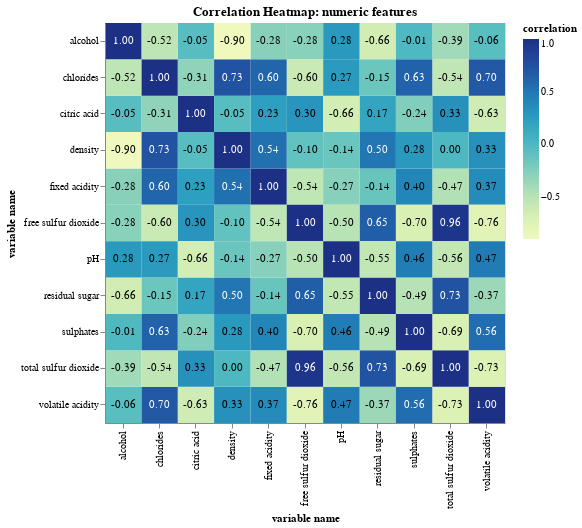

The cell this chart's notebook holds for it:
### Code cell
from cor_matrix_plot import cor_matrix_plot
corr_plot = cor_matrix_plot(corr_data)
corr_plot.save('../results/figures/correlation_matrix_heatmap.png')
corr_plot

### Figure 1 — Vega-Lite specification as saved in the notebook (floating-point values rounded to 4 significant figures)
{"config": {"view": {"continuousWidth": 300, "continuousHeight": 300}}, "layer": [{"mark": {"type": "rect"}, "encoding": {"color": {"field": "correlation", "type": "quantitative"}, "x": {"field": "level_1", "title": "variable name", "type": "ordinal"}, "y": {"field": "level_0", "title": "variable name", "type": "ordinal"}}}, {"mark": {"type": "text"}, "encoding": {"color": {"condition": {"test": "(datum.correlation > 0.5)", "value": "white"}, "value": "black"}, "text": {"field": "correlation_text", "type": "nominal"}, "x": {"field": "level_1", "title": "variable name", "type": "ordinal"}, "y": {"field": "level_0", "title": "variable name", "type": "ordinal"}}}], "data": {"name": "data-6a5c83662d383b0962bf98d3aa0a8802"}, "height": 400, "title": "Correlation Heatmap: numeric features", "width": 400, "$schema": "https://vega.github.io/schema/vega-lite/v5.15.1.json", "datasets": {"data-6a5c83662d383b0962bf98d3aa0a8802": [{"level_0": "fixed acidity", "level_1": "fixed acidity", "correlation": 1.0, "correlation_text": "1.00"}, {"level_0": "fixed acidity", "level_1": "volatile acidity", "correlation": 0.3668, "correlation_text": "0.37"}, {"level_0": "fixed acidity", "level_1": "citric acid", "correlation": 0.2315, "correlation_text": "0.23"}, {"level_0": "fixed acidity", "level_1": "residual sugar", "correlation": -0.1377, "correlation_text": "-0.14"}, {"level_0": "fixed acidity", "level_1": "chlorides", "correlation": 0.6012, "correlation_text": "0.60"}, {"level_0": "fixed acidity", "level_1": "free sulfur dioxide", "correlation": -0.5369, "correlation_text": "-0.54"}, {"level_0": "fixed acidity", "level_1": "total sulfur dioxide", "correlation": -0.4712, "correlation_text": "-0.47"}, {"level_0": "fixed acidity", "level_1": "density", "correlation": 0.5384, "correlation_text": "0.54"}, {"level_0": "fixed acidity", "level_1": "pH", "correlation": -0.2735, "correlation_text": "-0.27"}, {"level_0": "fixed acidity", "level_1": "sulphates", "correlation": 0.4045, "correlation_text": "0.40"}, {"level_0": "fixed acidity", "level_1": "alcohol", "correlation": -0.2777, "correlation_text": "-0.28"}, {"level_0": "volatile acidity", "level_1": "fixed acidity", "correlation": 0.3668, "correlation_text": "0.37"}, {"level_0": "volatile acidity", "level_1": "volatile acidity", "correlation": 1.0, "correlation_text": "1.00"}, {"level_0": "volatile acidity", "level_1": "citric acid", "correlation": -0.6299, "correlation_text": "-0.63"}, {"level_0": "volatile acidity", "level_1": "residual sugar", "correlation": -0.3663, "correlation_text": "-0.37"}, {"level_0": "volatile acidity", "level_1": "chlorides", "correlation": 0.6968, "correlation_text": "0.70"}, {"level_0": "volatile acidity", "level_1": "free sulfur dioxide", "correlation": -0.7645, "correlation_text": "-0.76"}, {"level_0": "volatile acidity", "level_1": "total sulfur dioxide", "correlation": -0.7257, "correlation_text": "-0.73"}, {"level_0": "volatile acidity", "level_1": "density", "correlation": 0.3281, "correlation_text": "0.33"}, {"level_0": "volatile acidity", "level_1": "pH", "correlation": 0.4726, "correlation_text": "0.47"}, {"level_0": "volatile acidity", "level_1": "sulphates", "correlation": 0.5582, "correlation_text": "0.56"}, {"level_0": "volatile acidity", "level_1": "alcohol", "correlation": -0.05837, "correlation_text": "-0.06"}, {"level_0": "citric acid", "level_1": "fixed acidity", "correlation": 0.2315, "correlation_text": "0.23"}, {"level_0": "citric acid", "level_1": "volatile acidity", "correlation": -0.6299, "correlation_text": "-0.63"}, {"level_0": "citric acid", "level_1": "citric acid", "correlation": 1.0, "correlation_text": "1.00"}, {"level_0": "citric acid", "level_1": "residual sugar", "correlation": 0.1747, "correlation_text": "0.17"}, {"level_0": "citric acid", "level_1": "chlorides", "correlation": -0.308, "correlation_text": "-0.31"}, {"level_0": "citric acid", "level_1": "free sulfur dioxide", "correlation": 0.2982, "correlation_text": "0.30"}, {"level_0": "citric acid", "level_1": "total sulfur dioxide", "correlation": 0.3256, "correlation_text": "0.33"}, {"level_0": "citric acid", "level_1": "density", "correlation": -0.04967, "correlation_text": "-0.05"}, {"level_0": "citric acid", "level_1": "pH", "correlation": -0.6619, "correlation_text": "-0.66"}, {"level_0": "citric acid", "level_1": "sulphates", "correlation": -0.2437, "correlation_text": "-0.24"}, {"level_0": "citric acid", "level_1": "alcohol", "correlation": -0.05091, "correlation_text": "-0.05"}, {"level_0": "residual sugar", "level_1": "fixed acidity", "correlation": -0.1377, "correlation_text": "-0.14"}, {"level_0": "residual sugar", "level_1": "volatile acidity", "correlation": -0.3663, "correlation_text": "-0.37"}, {"level_0": "residual sugar", "level_1": "citric acid", "correlation": 0.1747, "correlation_text": "0.17"}, {"level_0": "residual sugar", "level_1": "residual sugar", "correlation": 1.0, "correlation_text": "1.00"}, {"level_0": "residual sugar", "level_1": "chlorides", "correlation": -0.1501, "correlation_text": "-0.15"}, {"level_0": "residual sugar", "level_1": "free sulfur dioxide", "correlation": 0.6523, "correlation_text": "0.65"}, {"level_0": "residual sugar", "level_1": "total sulfur dioxide", "correlation": 0.7258, "correlation_text": "0.73"}, {"level_0": "residual sugar", "level_1": "density", "correlation": 0.5027, "correlation_text": "0.50"}, {"level_0": "residual sugar", "level_1": "pH", "correlation": -0.5483, "correlation_text": "-0.55"}, {"level_0": "residual sugar", "level_1": "sulphates", "correlation": -0.4867, "correlation_text": "-0.49"}, {"level_0": "residual sugar", "level_1": "alcohol", "correlation": -0.656, "correlation_text": "-0.66"}, {"level_0": "chlorides", "level_1": "fixed acidity", "correlation": 0.6012, "correlation_text": "0.60"}, {"level_0": "chlorides", "level_1": "volatile acidity", "correlation": 0.6968, "correlation_text": "0.70"}, {"level_0": "chlorides", "level_1": "citric acid", "correlation": -0.308, "correlation_text": "-0.31"}, {"level_0": "chlorides", "level_1": "residual sugar", "correlation": -0.1501, "correlation_text": "-0.15"}, {"level_0": "chlorides", "level_1": "chlorides", "correlation": 1.0, "correlation_text": "1.00"}, {"level_0": "chlorides", "level_1": "free sulfur dioxide", "correlation": -0.597, "correlation_text": "-0.60"}, {"level_0": "chlorides", "level_1": "total sulfur dioxide", "correlation": -0.5406, "correlation_text": "-0.54"}, {"level_0": "chlorides", "level_1": "density", "correlation": 0.7331, "correlation_text": "0.73"}, {"level_0": "chlorides", "level_1": "pH", "correlation": 0.2696, "correlation_text": "0.27"}, {"level_0": "chlorides", "level_1": "sulphates", "correlation": 0.6253, "correlation_text": "0.63"}, {"level_0": "chlorides", "level_1": "alcohol", "correlation": -0.5199, "correlation_text": "-0.52"}, {"level_0": "free sulfur dioxide", "level_1": "fixed acidity", "correlation": -0.5369, "correlation_text": "-0.54"}, {"level_0": "free sulfur dioxide", "level_1": "volatile acidity", "correlation": -0.7645, "correlation_text": "-0.76"}, {"level_0": "free sulfur dioxide", "level_1": "citric acid", "correlation": 0.2982, "correlation_text": "0.30"}, {"level_0": "free sulfur dioxide", "level_1": "residual sugar", "correlation": 0.6523, "correlation_text": "0.65"}, {"level_0": "free sulfur dioxide", "level_1": "chlorides", "correlation": -0.597, "correlation_text": "-0.60"}, {"level_0": "free sulfur dioxide", "level_1": "free sulfur dioxide", "correlation": 1.0, "correlation_text": "1.00"}, {"level_0": "free sulfur dioxide", "level_1": "total sulfur dioxide", "correlation": 0.962, "correlation_text": "0.96"}, {"level_0": "free sulfur dioxide", "level_1": "density", "correlation": -0.1028, "correlation_text": "-0.10"}, {"level_0": "free sulfur dioxide", "level_1": "pH", "correlation": -0.4999, "correlation_text": "-0.50"}, {"level_0": "free sulfur dioxide", "level_1": "sulphates", "correlation": -0.6958, "correlation_text": "-0.70"}, {"level_0": "free sulfur dioxide", "level_1": "alcohol", "correlation": -0.28, "correlation_text": "-0.28"}, {"level_0": "total sulfur dioxide", "level_1": "fixed acidity", "correlation": -0.4712, "correlation_text": "-0.47"}, {"level_0": "total sulfur dioxide", "level_1": "volatile acidity", "correlation": -0.7257, "correlation_text": "-0.73"}, {"level_0": "total sulfur dioxide", "level_1": "citric acid", "correlation": 0.3256, "correlation_text": "0.33"}, {"level_0": "total sulfur dioxide", "level_1": "residual sugar", "correlation": 0.7258, "correlation_text": "0.73"}, {"level_0": "total sulfur dioxide", "level_1": "chlorides", "correlation": -0.5406, "correlation_text": "-0.54"}, {"level_0": "total sulfur dioxide", "level_1": "free sulfur dioxide", "correlation": 0.962, "correlation_text": "0.96"}, {"level_0": "total sulfur dioxide", "level_1": "total sulfur dioxide", "correlation": 1.0, "correlation_text": "1.00"}, {"level_0": "total sulfur dioxide", "level_1": "density", "correlation": 0.002045, "correlation_text": "0.00"}, {"level_0": "total sulfur dioxide", "level_1": "pH", "correlation": -0.5556, "correlation_text": "-0.56"}, {"level_0": "total sulfur dioxide", "level_1": "sulphates", "correlation": -0.6926, "correlation_text": "-0.69"}, {"level_0": "total sulfur dioxide", "level_1": "alcohol", "correlation": -0.3853, "correlation_text": "-0.39"}, {"level_0": "density", "level_1": "fixed acidity", "correlation": 0.5384, "correlation_text": "0.54"}, {"level_0": "density", "level_1": "volatile acidity", "correlation": 0.3281, "correlation_text": "0.33"}, {"level_0": "density", "level_1": "citric acid", "correlation": -0.04967, "correlation_text": "-0.05"}, {"level_0": "density", "level_1": "residual sugar", "correlation": 0.5027, "correlation_text": "0.50"}, {"level_0": "density", "level_1": "chlorides", "correlation": 0.7331, "correlation_text": "0.73"}, {"level_0": "density", "level_1": "free sulfur dioxide", "correlation": -0.1028, "correlation_text": "-0.10"}, {"level_0": "density", "level_1": "total sulfur dioxide", "correlation": 0.002045, "correlation_text": "0.00"}, {"level_0": "density", "level_1": "density", "correlation": 1.0, "correlation_text": "1.00"}, {"level_0": "density", "level_1": "pH", "correlation": -0.143, "correlation_text": "-0.14"}, {"level_0": "density", "level_1": "sulphates", "correlation": 0.2754, "correlation_text": "0.28"}, {"level_0": "density", "level_1": "alcohol", "correlation": -0.9017, "correlation_text": "-0.90"}, {"level_0": "pH", "level_1": "fixed acidity", "correlation": -0.2735, "correlation_text": "-0.27"}, {"level_0": "pH", "level_1": "volatile acidity", "correlation": 0.4726, "correlation_text": "0.47"}, {"level_0": "pH", "level_1": "citric acid", "correlation": -0.6619, "correlation_text": "-0.66"}, {"level_0": "pH", "level_1": "residual sugar", "correlation": -0.5483, "correlation_text": "-0.55"}, {"level_0": "pH", "level_1": "chlorides", "correlation": 0.2696, "correlation_text": "0.27"}, {"level_0": "pH", "level_1": "free sulfur dioxide", "correlation": -0.4999, "correlation_text": "-0.50"}, {"level_0": "pH", "level_1": "total sulfur dioxide", "correlation": -0.5556, "correlation_text": "-0.56"}, {"level_0": "pH", "level_1": "density", "correlation": -0.143, "correlation_text": "-0.14"}, {"level_0": "pH", "level_1": "pH", "correlation": 1.0, "correlation_text": "1.00"}, {"level_0": "pH", "level_1": "sulphates", "correlation": 0.4589, "correlation_text": "0.46"}, {"level_0": "pH", "level_1": "alcohol", "correlation": 0.2766, "correlation_text": "0.28"}, {"level_0": "sulphates", "level_1": "fixed acidity", "correlation": 0.4045, "correlation_text": "0.40"}, {"level_0": "sulphates", "level_1": "volatile acidity", "correlation": 0.5582, "correlation_text": "0.56"}, {"level_0": "sulphates", "level_1": "citric acid", "correlation": -0.2437, "correlation_text": "-0.24"}, {"level_0": "sulphates", "level_1": "residual sugar", "correlation": -0.4867, "correlation_text": "-0.49"}, {"level_0": "sulphates", "level_1": "chlorides", "correlation": 0.6253, "correlation_text": "0.63"}, {"level_0": "sulphates", "level_1": "free sulfur dioxide", "correlation": -0.6958, "correlation_text": "-0.70"}, {"level_0": "sulphates", "level_1": "total sulfur dioxide", "correlation": -0.6926, "correlation_text": "-0.69"}, {"level_0": "sulphates", "level_1": "density", "correlation": 0.2754, "correlation_text": "0.28"}, {"level_0": "sulphates", "level_1": "pH", "correlation": 0.4589, "correlation_text": "0.46"}, {"level_0": "sulphates", "level_1": "sulphates", "correlation": 1.0, "correlation_text": "1.00"}, {"level_0": "sulphates", "level_1": "alcohol", "correlation": -0.006016, "correlation_text": "-0.01"}, {"level_0": "alcohol", "level_1": "fixed acidity", "correlation": -0.2777, "correlation_text": "-0.28"}, {"level_0": "alcohol", "level_1": "volatile acidity", "correlation": -0.05837, "correlation_text": "-0.06"}, {"level_0": "alcohol", "level_1": "citric acid", "correlation": -0.05091, "correlation_text": "-0.05"}, {"level_0": "alcohol", "level_1": "residual sugar", "correlation": -0.656, "correlation_text": "-0.66"}, {"level_0": "alcohol", "level_1": "chlorides", "correlation": -0.5199, "correlation_text": "-0.52"}, {"level_0": "alcohol", "level_1": "free sulfur dioxide", "correlation": -0.28, "correlation_text": "-0.28"}, {"level_0": "alcohol", "level_1": "total sulfur dioxide", "correlation": -0.3853, "correlation_text": "-0.39"}, {"level_0": "alcohol", "level_1": "density", "correlation": -0.9017, "correlation_text": "-0.90"}, {"level_0": "alcohol", "level_1": "pH", "correlation": 0.2766, "correlation_text": "0.28"}, {"level_0": "alcohol", "level_1": "sulphates", "correlation": -0.006016, "correlation_text": "-0.01"}, {"level_0": "alcohol", "level_1": "alcohol", "correlation": 1.0, "correlation_text": "1.00"}]}}
